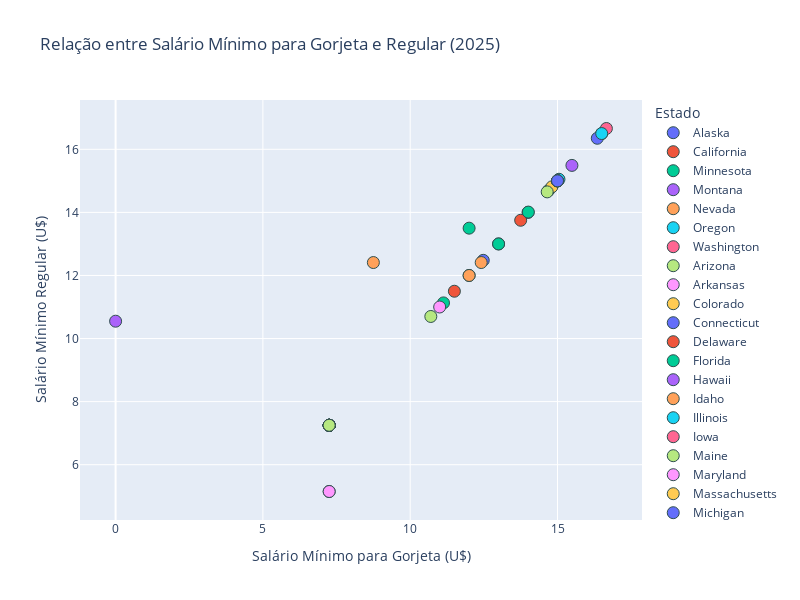

The notebook cell this image was saved under:
### Code cell
import plotly.express as px

# Filtrar apenas 2025 (já feito no seu código)
todos = pd.merge(df_tips_clean, melted, how='left', left_on=['state','Ano'], right_on=['state','Ano'])
todos = todos.loc[todos['Ano'] == 2025]

# Calcular correlação
corr = todos[['max_wage', 'minimum_wage']].corr().iloc[0,1]
print(f"Correlação entre salário mínimo para gorjeta e salário mínimo regular em 2025: {corr:.2f}")

# Scatter em Plotly
fig = px.scatter(
    todos,
    x='max_wage',
    y='minimum_wage',
    color='state',
    hover_name='state',
    title=f"Relação entre Salário Mínimo para Gorjeta e Regular (2025)",
    labels={
        "max_wage": "Salário Mínimo para Gorjeta (U$)",
        "minimum_wage": "Salário Mínimo Regular (U$)"
    },
    size_max=12,
    width=800,
    height=600
)

# Melhorar visual
fig.update_traces(marker=dict(size=12, line=dict(width=1, color='DarkSlateGrey')))
fig.update_layout(
    legend_title="Estado",
    xaxis=dict(showgrid=True),
    yaxis=dict(showgrid=True)
)

fig.show()

### Figure 1 — Plotly figure (JSON) as saved in the notebook; plotly's stock layout.template omitted (floating-point values rounded to 4 significant figures)
{"data": [{"hovertemplate": "<b>%{hovertext}</b><br><br>state=Alaska<br>Salário Mínimo para Gorjeta (U$)=%{x}<br>Salário Mínimo Regular (U$)=%{y}<extra></extra>", "hovertext": ["Alaska"], "legendgroup": "Alaska", "marker": {"color": "#636efa", "line": {"color": "DarkSlateGrey", "width": 1}, "size": 12, "symbol": "circle"}, "mode": "markers", "name": "Alaska", "orientation": "v", "showlegend": true, "type": "scatter", "x": [13.0], "xaxis": "x", "y": [13.0], "yaxis": "y"}, {"hovertemplate": "<b>%{hovertext}</b><br><br>state=California<br>Salário Mínimo para Gorjeta (U$)=%{x}<br>Salário Mínimo Regular (U$)=%{y}<extra></extra>", "hovertext": ["California"], "legendgroup": "California", "marker": {"color": "#EF553B", "line": {"color": "DarkSlateGrey", "width": 1}, "size": 12, "symbol": "circle"}, "mode": "markers", "name": "California", "orientation": "v", "showlegend": true, "type": "scatter", "x": [16.5], "xaxis": "x", "y": [16.5], "yaxis": "y"}, {"hovertemplate": "<b>%{hovertext}</b><br><br>state=Minnesota<br>Salário Mínimo para Gorjeta (U$)=%{x}<br>Salário Mínimo Regular (U$)=%{y}<extra></extra>", "hovertext": ["Minnesota"], "legendgroup": "Minnesota", "marker": {"color": "#00cc96", "line": {"color": "DarkSlateGrey", "width": 1}, "size": 12, "symbol": "circle"}, "mode": "markers", "name": "Minnesota", "orientation": "v", "showlegend": true, "type": "scatter", "x": [11.13], "xaxis": "x", "y": [11.13], "yaxis": "y"}, {"hovertemplate": "<b>%{hovertext}</b><br><br>state=Montana<br>Salário Mínimo para Gorjeta (U$)=%{x}<br>Salário Mínimo Regular (U$)=%{y}<extra></extra>", "hovertext": ["Montana"], "legendgroup": "Montana", "marker": {"color": "#ab63fa", "line": {"color": "DarkSlateGrey", "width": 1}, "size": 12, "symbol": "circle"}, "mode": "markers", "name": "Montana", "orientation": "v", "showlegend": true, "type": "scatter", "x": [0.0], "xaxis": "x", "y": [10.55], "yaxis": "y"}, {"hovertemplate": "<b>%{hovertext}</b><br><br>state=Nevada<br>Salário Mínimo para Gorjeta (U$)=%{x}<br>Salário Mínimo Regular (U$)=%{y}<extra></extra>", "hovertext": ["Nevada"], "legendgroup": "Nevada", "marker": {"color": "#FFA15A", "line": {"color": "DarkSlateGrey", "width": 1}, "size": 12, "symbol": "circle"}, "mode": "markers", "name": "Nevada", "orientation": "v", "showlegend": true, "type": "scatter", "x": [12.0], "xaxis": "x", "y": [12.0], "yaxis": "y"}, {"hovertemplate": "<b>%{hovertext}</b><br><br>state=Oregon<br>Salário Mínimo para Gorjeta (U$)=%{x}<br>Salário Mínimo Regular (U$)=%{y}<extra></extra>", "hovertext": ["Oregon"], "legendgroup": "Oregon", "marker": {"color": "#19d3f3", "line": {"color": "DarkSlateGrey", "width": 1}, "size": 12, "symbol": "circle"}, "mode": "markers", "name": "Oregon", "orientation": "v", "showlegend": true, "type": "scatter", "x": [15.05], "xaxis": "x", "y": [15.05], "yaxis": "y"}, {"hovertemplate": "<b>%{hovertext}</b><br><br>state=Washington<br>Salário Mínimo para Gorjeta (U$)=%{x}<br>Salário Mínimo Regular (U$)=%{y}<extra></extra>", "hovertext": ["Washington"], "legendgroup": "Washington", "marker": {"color": "#FF6692", "line": {"color": "DarkSlateGrey", "width": 1}, "size": 12, "symbol": "circle"}, "mode": "markers", "name": "Washington", "orientation": "v", "showlegend": true, "type": "scatter", "x": [16.66], "xaxis": "x", "y": [16.66], "yaxis": "y"}, {"hovertemplate": "<b>%{hovertext}</b><br><br>state=Arizona<br>Salário Mínimo para Gorjeta (U$)=%{x}<br>Salário Mínimo Regular (U$)=%{y}<extra></extra>", "hovertext": ["Arizona"], "legendgroup": "Arizona", "marker": {"color": "#B6E880", "line": {"color": "DarkSlateGrey", "width": 1}, "size": 12, "symbol": "circle"}, "mode": "markers", "name": "Arizona", "orientation": "v", "showlegend": true, "type": "scatter", "x": [14.7], "xaxis": "x", "y": [14.7], "yaxis": "y"}, {"hovertemplate": "<b>%{hovertext}</b><br><br>state=Arkansas<br>Salário Mínimo para Gorjeta (U$)=%{x}<br>Salário Mínimo Regular (U$)=%{y}<extra></extra>", "hovertext": ["Arkansas"], "legendgroup": "Arkansas", "marker": {"color": "#FF97FF", "line": {"color": "DarkSlateGrey", "width": 1}, "size": 12, "symbol": "circle"}, "mode": "markers", "name": "Arkansas", "orientation": "v", "showlegend": true, "type": "scatter", "x": [11.0], "xaxis": "x", "y": [11.0], "yaxis": "y"}, {"hovertemplate": "<b>%{hovertext}</b><br><br>state=Colorado<br>Salário Mínimo para Gorjeta (U$)=%{x}<br>Salário Mínimo Regular (U$)=%{y}<extra></extra>", "hovertext": ["Colorado"], "legendgroup": "Colorado", "marker": {"color": "#FECB52", "line": {"color": "DarkSlateGrey", "width": 1}, "size": 12, "symbol": "circle"}, "mode": "markers", "name": "Colorado", "orientation": "v", "showlegend": true, "type": "scatter", "x": [14.81], "xaxis": "x", "y": [14.81], "yaxis": "y"}, {"hovertemplate": "<b>%{hovertext}</b><br><br>state=Connecticut<br>Salário Mínimo para Gorjeta (U$)=%{x}<br>Salário Mínimo Regular (U$)=%{y}<extra></extra>", "hovertext": ["Connecticut"], "legendgroup": "Connecticut", "marker": {"color": "#636efa", "line": {"color": "DarkSlateGrey", "width": 1}, "size": 12, "symbol": "circle"}, "mode": "markers", "name": "Connecticut", "orientation": "v", "showlegend": true, "type": "scatter", "x": [16.35], "xaxis": "x", "y": [16.35], "yaxis": "y"}, {"hovertemplate": "<b>%{hovertext}</b><br><br>state=Delaware<br>Salário Mínimo para Gorjeta (U$)=%{x}<br>Salário Mínimo Regular (U$)=%{y}<extra></extra>", "hovertext": ["Delaware"], "legendgroup": "Delaware", "marker": {"color": "#EF553B", "line": {"color": "DarkSlateGrey", "width": 1}, "size": 12, "symbol": "circle"}, "mode": "markers", "name": "Delaware", "orientation": "v", "showlegend": true, "type": "scatter", "x": [15.0], "xaxis": "x", "y": [15.0], "yaxis": "y"}, {"hovertemplate": "<b>%{hovertext}</b><br><br>state=Florida<br>Salário Mínimo para Gorjeta (U$)=%{x}<br>Salário Mínimo Regular (U$)=%{y}<extra></extra>", "hovertext": ["Florida"], "legendgroup": "Florida", "marker": {"color": "#00cc96", "line": {"color": "DarkSlateGrey", "width": 1}, "size": 12, "symbol": "circle"}, "mode": "markers", "name": "Florida", "orientation": "v", "showlegend": true, "type": "scatter", "x": [13.0], "xaxis": "x", "y": [13.0], "yaxis": "y"}, {"hovertemplate": "<b>%{hovertext}</b><br><br>state=Hawaii<br>Salário Mínimo para Gorjeta (U$)=%{x}<br>Salário Mínimo Regular (U$)=%{y}<extra></extra>", "hovertext": ["Hawaii"], "legendgroup": "Hawaii", "marker": {"color": "#ab63fa", "line": {"color": "DarkSlateGrey", "width": 1}, "size": 12, "symbol": "circle"}, "mode": "markers", "name": "Hawaii", "orientation": "v", "showlegend": true, "type": "scatter", "x": [14.0], "xaxis": "x", "y": [14.0], "yaxis": "y"}, {"hovertemplate": "<b>%{hovertext}</b><br><br>state=Idaho<br>Salário Mínimo para Gorjeta (U$)=%{x}<br>Salário Mínimo Regular (U$)=%{y}<extra></extra>", "hovertext": ["Idaho"], "legendgroup": "Idaho", "marker": {"color": "#FFA15A", "line": {"color": "DarkSlateGrey", "width": 1}, "size": 12, "symbol": "circle"}, "mode": "markers", "name": "Idaho", "orientation": "v", "showlegend": true, "type": "scatter", "x": [7.25], "xaxis": "x", "y": [7.25], "yaxis": "y"}, {"hovertemplate": "<b>%{hovertext}</b><br><br>state=Illinois<br>Salário Mínimo para Gorjeta (U$)=%{x}<br>Salário Mínimo Regular (U$)=%{y}<extra></extra>", "hovertext": ["Illinois"], "legendgroup": "Illinois", "marker": {"color": "#19d3f3", "line": {"color": "DarkSlateGrey", "width": 1}, "size": 12, "symbol": "circle"}, "mode": "markers", "name": "Illinois", "orientation": "v", "showlegend": true, "type": "scatter", "x": [15.0], "xaxis": "x", "y": [15.0], "yaxis": "y"}, {"hovertemplate": "<b>%{hovertext}</b><br><br>state=Iowa<br>Salário Mínimo para Gorjeta (U$)=%{x}<br>Salário Mínimo Regular (U$)=%{y}<extra></extra>", "hovertext": ["Iowa"], "legendgroup": "Iowa", "marker": {"color": "#FF6692", "line": {"color": "DarkSlateGrey", "width": 1}, "size": 12, "symbol": "circle"}, "mode": "markers", "name": "Iowa", "orientation": "v", "showlegend": true, "type": "scatter", "x": [7.25], "xaxis": "x", "y": [7.25], "yaxis": "y"}, {"hovertemplate": "<b>%{hovertext}</b><br><br>state=Maine<br>Salário Mínimo para Gorjeta (U$)=%{x}<br>Salário Mínimo Regular (U$)=%{y}<extra></extra>", "hovertext": ["Maine"], "legendgroup": "Maine", "marker": {"color": "#B6E880", "line": {"color": "DarkSlateGrey", "width": 1}, "size": 12, "symbol": "circle"}, "mode": "markers", "name": "Maine", "orientation": "v", "showlegend": true, "type": "scatter", "x": [14.65], "xaxis": "x", "y": [14.65], "yaxis": "y"}, {"hovertemplate": "<b>%{hovertext}</b><br><br>state=Maryland<br>Salário Mínimo para Gorjeta (U$)=%{x}<br>Salário Mínimo Regular (U$)=%{y}<extra></extra>", "hovertext": ["Maryland"], "legendgroup": "Maryland", "marker": {"color": "#FF97FF", "line": {"color": "DarkSlateGrey", "width": 1}, "size": 12, "symbol": "circle"}, "mode": "markers", "name": "Maryland", "orientation": "v", "showlegend": true, "type": "scatter", "x": [15.0], "xaxis": "x", "y": [15.0], "yaxis": "y"}, {"hovertemplate": "<b>%{hovertext}</b><br><br>state=Massachusetts<br>Salário Mínimo para Gorjeta (U$)=%{x}<br>Salário Mínimo Regular (U$)=%{y}<extra></extra>", "hovertext": ["Massachusetts"], "legendgroup": "Massachusetts", "marker": {"color": "#FECB52", "line": {"color": "DarkSlateGrey", "width": 1}, "size": 12, "symbol": "circle"}, "mode": "markers", "name": "Massachusetts", "orientation": "v", "showlegend": true, "type": "scatter", "x": [15.0], "xaxis": "x", "y": [15.0], "yaxis": "y"}, {"hovertemplate": "<b>%{hovertext}</b><br><br>state=Michigan<br>Salário Mínimo para Gorjeta (U$)=%{x}<br>Salário Mínimo Regular (U$)=%{y}<extra></extra>", "hovertext": ["Michigan"], "legendgroup": "Michigan", "marker": {"color": "#636efa", "line": {"color": "DarkSlateGrey", "width": 1}, "size": 12, "symbol": "circle"}, "mode": "markers", "name": "Michigan", "orientation": "v", "showlegend": true, "type": "scatter", "x": [12.48], "xaxis": "x", "y": [12.48], "yaxis": "y"}, {"hovertemplate": "<b>%{hovertext}</b><br><br>state=Missouri<br>Salário Mínimo para Gorjeta (U$)=%{x}<br>Salário Mínimo Regular (U$)=%{y}<extra></extra>", "hovertext": ["Missouri"], "legendgroup": "Missouri", "marker": {"color": "#EF553B", "line": {"color": "DarkSlateGrey", "width": 1}, "size": 12, "symbol": "circle"}, "mode": "markers", "name": "Missouri", "orientation": "v", "showlegend": true, "type": "scatter", "x": [13.75], "xaxis": "x", "y": [13.75], "yaxis": "y"}, {"hovertemplate": "<b>%{hovertext}</b><br><br>state=New Hampshire<br>Salário Mínimo para Gorjeta (U$)=%{x}<br>Salário Mínimo Regular (U$)=%{y}<extra></extra>", "hovertext": ["New Hampshire"], "legendgroup": "New Hampshire", "marker": {"color": "#00cc96", "line": {"color": "DarkSlateGrey", "width": 1}, "size": 12, "symbol": "circle"}, "mode": "markers", "name": "New Hampshire", "orientation": "v", "showlegend": true, "type": "scatter", "x": [7.25], "xaxis": "x", "y": [7.25], "yaxis": "y"}, {"hovertemplate": "<b>%{hovertext}</b><br><br>state=New Jersey<br>Salário Mínimo para Gorjeta (U$)=%{x}<br>Salário Mínimo Regular (U$)=%{y}<extra></extra>", "hovertext": ["New Jersey"], "legendgroup": "New Jersey", "marker": {"color": "#ab63fa", "line": {"color": "DarkSlateGrey", "width": 1}, "size": 12, "symbol": "circle"}, "mode": "markers", "name": "New Jersey", "orientation": "v", "showlegend": true, "type": "scatter", "x": [15.49], "xaxis": "x", "y": [15.49], "yaxis": "y"}, {"hovertemplate": "<b>%{hovertext}</b><br><br>state=New Mexico<br>Salário Mínimo para Gorjeta (U$)=%{x}<br>Salário Mínimo Regular (U$)=%{y}<extra></extra>", "hovertext": ["New Mexico"], "legendgroup": "New Mexico", "marker": {"color": "#FFA15A", "line": {"color": "DarkSlateGrey", "width": 1}, "size": 12, "symbol": "circle"}, "mode": "markers", "name": "New Mexico", "orientation": "v", "showlegend": true, "type": "scatter", "x": [12.0], "xaxis": "x", "y": [12.0], "yaxis": "y"}, {"hovertemplate": "<b>%{hovertext}</b><br><br>state=New York<br>Salário Mínimo para Gorjeta (U$)=%{x}<br>Salário Mínimo Regular (U$)=%{y}<extra></extra>", "hovertext": ["New York"], "legendgroup": "New York", "marker": {"color": "#19d3f3", "line": {"color": "DarkSlateGrey", "width": 1}, "size": 12, "symbol": "circle"}, "mode": "markers", "name": "New York", "orientation": "v", "showlegend": true, "type": "scatter", "x": [16.5], "xaxis": "x", "y": [16.5], "yaxis": "y"}, {"hovertemplate": "<b>%{hovertext}</b><br><br>state=North Dakota<br>Salário Mínimo para Gorjeta (U$)=%{x}<br>Salário Mínimo Regular (U$)=%{y}<extra></extra>", "hovertext": ["North Dakota"], "legendgroup": "North Dakota", "marker": {"color": "#FF6692", "line": {"color": "DarkSlateGrey", "width": 1}, "size": 12, "symbol": "circle"}, "mode": "markers", "name": "North Dakota", "orientation": "v", "showlegend": true, "type": "scatter", "x": [7.25], "xaxis": "x", "y": [7.25], "yaxis": "y"}, {"hovertemplate": "<b>%{hovertext}</b><br><br>state=Ohio<br>Salário Mínimo para Gorjeta (U$)=%{x}<br>Salário Mínimo Regular (U$)=%{y}<extra></extra>", "hovertext": ["Ohio"], "legendgroup": "Ohio", "marker": {"color": "#B6E880", "line": {"color": "DarkSlateGrey", "width": 1}, "size": 12, "symbol": "circle"}, "mode": "markers", "name": "Ohio", "orientation": "v", "showlegend": true, "type": "scatter", "x": [10.7], "xaxis": "x", "y": [10.7], "yaxis": "y"}, {"hovertemplate": "<b>%{hovertext}</b><br><br>state=Oklahoma<br>Salário Mínimo para Gorjeta (U$)=%{x}<br>Salário Mínimo Regular (U$)=%{y}<extra></extra>", "hovertext": ["Oklahoma"], "legendgroup": "Oklahoma", "marker": {"color": "#FF97FF", "line": {"color": "DarkSlateGrey", "width": 1}, "size": 12, "symbol": "circle"}, "mode": "markers", "name": "Oklahoma", "orientation": "v", "showlegend": true, "type": "scatter", "x": [7.25], "xaxis": "x", "y": [7.25], "yaxis": "y"}, {"hovertemplate": "<b>%{hovertext}</b><br><br>state=Pennsylvania<br>Salário Mínimo para Gorjeta (U$)=%{x}<br>Salário Mínimo Regular (U$)=%{y}<extra></extra>", "hovertext": ["Pennsylvania"], "legendgroup": "Pennsylvania", "marker": {"color": "#FECB52", "line": {"color": "DarkSlateGrey", "width": 1}, "size": 12, "symbol": "circle"}, "mode": "markers", "name": "Pennsylvania", "orientation": "v", "showlegend": true, "type": "scatter", "x": [7.25], "xaxis": "x", "y": [7.25], "yaxis": "y"}, {"hovertemplate": "<b>%{hovertext}</b><br><br>state=Rhode Island<br>Salário Mínimo para Gorjeta (U$)=%{x}<br>Salário Mínimo Regular (U$)=%{y}<extra></extra>", "hovertext": ["Rhode Island"], "legendgroup": "Rhode Island", "marker": {"color": "#636efa", "line": {"color": "DarkSlateGrey", "width": 1}, "size": 12, "symbol": "circle"}, "mode": "markers", "name": "Rhode Island", "orientation": "v", "showlegend": true, "type": "scatter", "x": [15.0], "xaxis": "x", "y": [15.0], "yaxis": "y"}, {"hovertemplate": "<b>%{hovertext}</b><br><br>state=South Dakota<br>Salário Mínimo para Gorjeta (U$)=%{x}<br>Salário Mínimo Regular (U$)=%{y}<extra></extra>", "hovertext": ["South Dakota"], "legendgroup": "South Dakota", "marker": {"color": "#EF553B", "line": {"color": "DarkSlateGrey", "width": 1}, "size": 12, "symbol": "circle"}, "mode": "markers", "name": "South Dakota", "orientation": "v", "showlegend": true, "type": "scatter", "x": [11.5], "xaxis": "x", "y": [11.5], "yaxis": "y"}, {"hovertemplate": "<b>%{hovertext}</b><br><br>state=Vermont<br>Salário Mínimo para Gorjeta (U$)=%{x}<br>Salário Mínimo Regular (U$)=%{y}<extra></extra>", "hovertext": ["Vermont"], "legendgroup": "Vermont", "marker": {"color": "#00cc96", "line": {"color": "DarkSlateGrey", "width": 1}, "size": 12, "symbol": "circle"}, "mode": "markers", "name": "Vermont", "orientation": "v", "showlegend": true, "type": "scatter", "x": [14.01], "xaxis": "x", "y": [14.01], "yaxis": "y"}, {"hovertemplate": "<b>%{hovertext}</b><br><br>state=Wisconsin<br>Salário Mínimo para Gorjeta (U$)=%{x}<br>Salário Mínimo Regular (U$)=%{y}<extra></extra>", "hovertext": ["Wisconsin"], "legendgroup": "Wisconsin", "marker": {"color": "#ab63fa", "line": {"color": "DarkSlateGrey", "width": 1}, "size": 12, "symbol": "circle"}, "mode": "markers", "name": "Wisconsin", "orientation": "v", "showlegend": true, "type": "scatter", "x": [7.25], "xaxis": "x", "y": [7.25], "yaxis": "y"}, {"hovertemplate": "<b>%{hovertext}</b><br><br>state=Virginia<br>Salário Mínimo para Gorjeta (U$)=%{x}<br>Salário Mínimo Regular (U$)=%{y}<extra></extra>", "hovertext": ["Virginia", "Virginia"], "legendgroup": "Virginia", "marker": {"color": "#FFA15A", "line": {"color": "DarkSlateGrey", "width": 1}, "size": 12, "symbol": "circle"}, "mode": "markers", "name": "Virginia", "orientation": "v", "showlegend": true, "type": "scatter", "x": [8.75, 12.41], "xaxis": "x", "y": [12.41, 12.41], "yaxis": "y"}, {"hovertemplate": "<b>%{hovertext}</b><br><br>state=Alabama<br>Salário Mínimo para Gorjeta (U$)=%{x}<br>Salário Mínimo Regular (U$)=%{y}<extra></extra>", "hovertext": ["Alabama"], "legendgroup": "Alabama", "marker": {"color": "#19d3f3", "line": {"color": "DarkSlateGrey", "width": 1}, "size": 12, "symbol": "circle"}, "mode": "markers", "name": "Alabama", "orientation": "v", "showlegend": true, "type": "scatter", "x": [7.25], "xaxis": "x", "y": [NaN], "yaxis": "y"}, {"hovertemplate": "<b>%{hovertext}</b><br><br>state=Georgia<br>Salário Mínimo para Gorjeta (U$)=%{x}<br>Salário Mínimo Regular (U$)=%{y}<extra></extra>", "hovertext": ["Georgia"], "legendgroup": "Georgia", "marker": {"color": "#FF6692", "line": {"color": "DarkSlateGrey", "width": 1}, "size": 12, "symbol": "circle"}, "mode": "markers", "name": "Georgia", "orientation": "v", "showlegend": true, "type": "scatter", "x": [7.25], "xaxis": "x", "y": [5.15], "yaxis": "y"}, {"hovertemplate": "<b>%{hovertext}</b><br><br>state=Indiana<br>Salário Mínimo para Gorjeta (U$)=%{x}<br>Salário Mínimo Regular (U$)=%{y}<extra></extra>", "hovertext": ["Indiana"], "legendgroup": "Indiana", "marker": {"color": "#B6E880", "line": {"color": "DarkSlateGrey", "width": 1}, "size": 12, "symbol": "circle"}, "mode": "markers", "name": "Indiana", "orientation": "v", "showlegend": true, "type": "scatter", "x": [7.25], "xaxis": "x", "y": [7.25], "yaxis": "y"}, {"hovertemplate": "<b>%{hovertext}</b><br><br>state=Kansas<br>Salário Mínimo para Gorjeta (U$)=%{x}<br>Salário Mínimo Regular (U$)=%{y}<extra></extra>", "hovertext": ["Kansas"], "legendgroup": "Kansas", "marker": {"color": "#FF97FF", "line": {"color": "DarkSlateGrey", "width": 1}, "size": 12, "symbol": "circle"}, "mode": "markers", "name": "Kansas", "orientation": "v", "showlegend": true, "type": "scatter", "x": [7.25], "xaxis": "x", "y": [7.25], "yaxis": "y"}, {"hovertemplate": "<b>%{hovertext}</b><br><br>state=Kentucky<br>Salário Mínimo para Gorjeta (U$)=%{x}<br>Salário Mínimo Regular (U$)=%{y}<extra></extra>", "hovertext": ["Kentucky"], "legendgroup": "Kentucky", "marker": {"color": "#FECB52", "line": {"color": "DarkSlateGrey", "width": 1}, "size": 12, "symbol": "circle"}, "mode": "markers", "name": "Kentucky", "orientation": "v", "showlegend": true, "type": "scatter", "x": [7.25], "xaxis": "x", "y": [7.25], "yaxis": "y"}, {"hovertemplate": "<b>%{hovertext}</b><br><br>state=Louisiana<br>Salário Mínimo para Gorjeta (U$)=%{x}<br>Salário Mínimo Regular (U$)=%{y}<extra></extra>", "hovertext": ["Louisiana"], "legendgroup": "Louisiana", "marker": {"color": "#636efa", "line": {"color": "DarkSlateGrey", "width": 1}, "size": 12, "symbol": "circle"}, "mode": "markers", "name": "Louisiana", "orientation": "v", "showlegend": true, "type": "scatter", "x": [7.25], "xaxis": "x", "y": [NaN], "yaxis": "y"}, {"hovertemplate": "<b>%{hovertext}</b><br><br>state=Mississippi<br>Salário Mínimo para Gorjeta (U$)=%{x}<br>Salário Mínimo Regular (U$)=%{y}<extra></extra>", "hovertext": ["Mississippi"], "legendgroup": "Mississippi", "marker": {"color": "#EF553B", "line": {"color": "DarkSlateGrey", "width": 1}, "size": 12, "symbol": "circle"}, "mode": "markers", "name": "Mississippi", "orientation": "v", "showlegend": true, "type": "scatter", "x": [7.25], "xaxis": "x", "y": [NaN], "yaxis": "y"}, {"hovertemplate": "<b>%{hovertext}</b><br><br>state=Nebraska<br>Salário Mínimo para Gorjeta (U$)=%{x}<br>Salário Mínimo Regular (U$)=%{y}<extra></extra>", "hovertext": ["Nebraska"], "legendgroup": "Nebraska", "marker": {"color": "#00cc96", "line": {"color": "DarkSlateGrey", "width": 1}, "size": 12, "symbol": "circle"}, "mode": "markers", "name": "Nebraska", "orientation": "v", "showlegend": true, "type": "scatter", "x": [12.0], "xaxis": "x", "y": [13.5], "yaxis": "y"}, {"hovertemplate": "<b>%{hovertext}</b><br><br>state=North Carolina<br>Salário Mínimo para Gorjeta (U$)=%{x}<br>Salário Mínimo Regular (U$)=%{y}<extra></extra>", "hovertext": ["North Carolina"], "legendgroup": "North Carolina", "marker": {"color": "#ab63fa", "line": {"color": "DarkSlateGrey", "width": 1}, "size": 12, "symbol": "circle"}, "mode": "markers", "name": "North Carolina", "orientation": "v", "showlegend": true, "type": "scatter", "x": [7.25], "xaxis": "x", "y": [7.25], "yaxis": "y"}, {"hovertemplate": "<b>%{hovertext}</b><br><br>state=South Carolina<br>Salário Mínimo para Gorjeta (U$)=%{x}<br>Salário Mínimo Regular (U$)=%{y}<extra></extra>", "hovertext": ["South Carolina"], "legendgroup": "South Carolina", "marker": {"color": "#FFA15A", "line": {"color": "DarkSlateGrey", "width": 1}, "size": 12, "symbol": "circle"}, "mode": "markers", "name": "South Carolina", "orientation": "v", "showlegend": true, "type": "scatter", "x": [7.25], "xaxis": "x", "y": [NaN], "yaxis": "y"}, {"hovertemplate": "<b>%{hovertext}</b><br><br>state=Tennessee<br>Salário Mínimo para Gorjeta (U$)=%{x}<br>Salário Mínimo Regular (U$)=%{y}<extra></extra>", "hovertext": ["Tennessee"], "legendgroup": "Tennessee", "marker": {"color": "#19d3f3", "line": {"color": "DarkSlateGrey", "width": 1}, "size": 12, "symbol": "circle"}, "mode": "markers", "name": "Tennessee", "orientation": "v", "showlegend": true, "type": "scatter", "x": [7.25], "xaxis": "x", "y": [NaN], "yaxis": "y"}, {"hovertemplate": "<b>%{hovertext}</b><br><br>state=Texas<br>Salário Mínimo para Gorjeta (U$)=%{x}<br>Salário Mínimo Regular (U$)=%{y}<extra></extra>", "hovertext": ["Texas"], "legendgroup": "Texas", "marker": {"color": "#FF6692", "line": {"color": "DarkSlateGrey", "width": 1}, "size": 12, "symbol": "circle"}, "mode": "markers", "name": "Texas", "orientation": "v", "showlegend": true, "type": "scatter", "x": [7.25], "xaxis": "x", "y": [7.25], "yaxis": "y"}, {"hovertemplate": "<b>%{hovertext}</b><br><br>state=Utah<br>Salário Mínimo para Gorjeta (U$)=%{x}<br>Salário Mínimo Regular (U$)=%{y}<extra></extra>", "hovertext": ["Utah"], "legendgroup": "Utah", "marker": {"color": "#B6E880", "line": {"color": "DarkSlateGrey", "width": 1}, "size": 12, "symbol": "circle"}, "mode": "markers", "name": "Utah", "orientation": "v", "showlegend": true, "type": "scatter", "x": [7.25], "xaxis": "x", "y": [7.25], "yaxis": "y"}, {"hovertemplate": "<b>%{hovertext}</b><br><br>state=Wyoming<br>Salário Mínimo para Gorjeta (U$)=%{x}<br>Salário Mínimo Regular (U$)=%{y}<extra></extra>", "hovertext": ["Wyoming"], "legendgroup": "Wyoming", "marker": {"color": "#FF97FF", "line": {"color": "DarkSlateGrey", "width": 1}, "size": 12, "symbol": "circle"}, "mode": "markers", "name": "Wyoming", "orientation": "v", "showlegend": true, "type": "scatter", "x": [7.25], "xaxis": "x", "y": [5.15], "yaxis": "y"}], "layout": {"height": 600, "legend": {"title": {"text": "Estado"}, "tracegroupgap": 0}, "title": {"text": "Relação entre Salário Mínimo para Gorjeta e Regular (2025)"}, "width": 800, "xaxis": {"anchor": "y", "domain": [0, 1], "showgrid": true, "title": {"text": "Salário Mínimo para Gorjeta (U$)"}}, "yaxis": {"anchor": "x", "domain": [0, 1], "showgrid": true, "title": {"text": "Salário Mínimo Regular (U$)"}}}}
